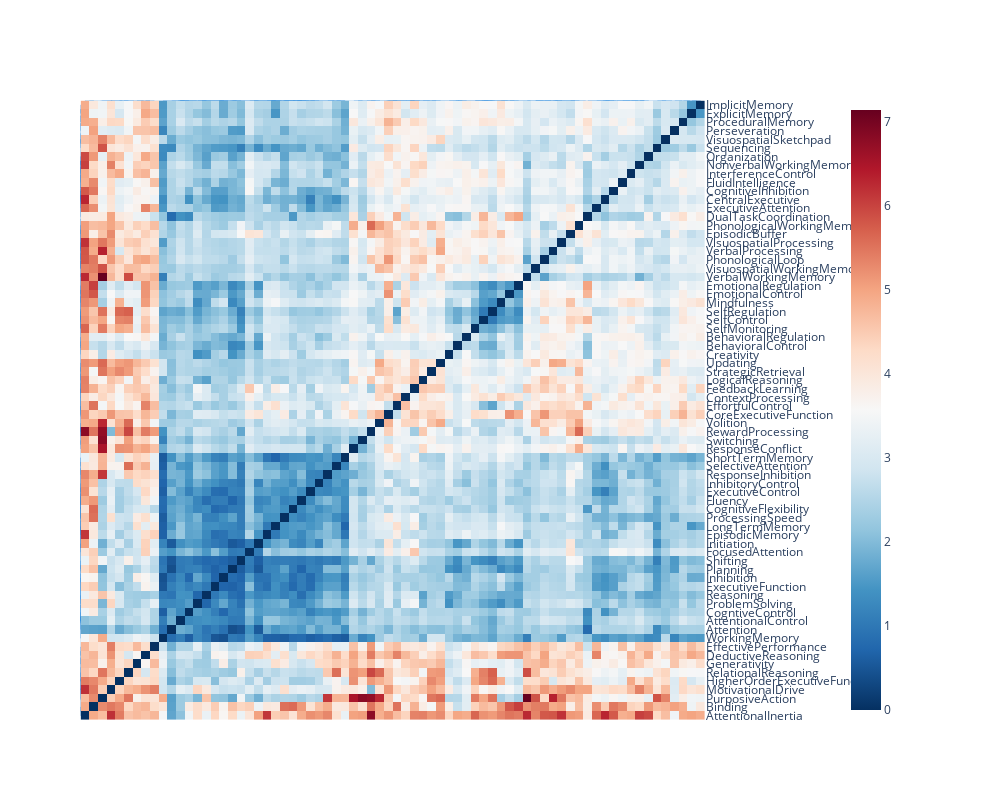

The code cell stored with this chart in its notebook:
### Code cell
# # now generate the task-construct similarity matrix
labels_kl = get_similarity_matrix(label_embeddings, metric='kl', pivot_by_category=False)


# # drop tasks for visualization
tasks = pubmed.query('category.str.contains("Task")')['label'].unique()
labels_kl.drop(index=tasks, columns=tasks, inplace=True)

# # heatmap plot categorized by label category, either task or construct
# g = sns.clustermap(labels_sim,
#                    figsize=(25, 25),
#                    dendrogram_ratio=0.0001, 
#                    cbar_pos=(1.0, 0.73, 0.03, 0.25),
#                    robust=True)
# plt.show()

dashbio.Clustergram(
  data=labels_kl,
  column_labels=labels_kl.columns.to_list(),
  row_labels=labels_kl.index.to_list(),
  cluster='all',
  center_values=False,
  height=800,
  width=1000,
  display_ratio=[0.001, 0.001],
  color_map='RdBu_r',
  hidden_labels=['col'],
  row_dist='euclidean',
  col_dist='euclidean',
  # standardize='col'
)
